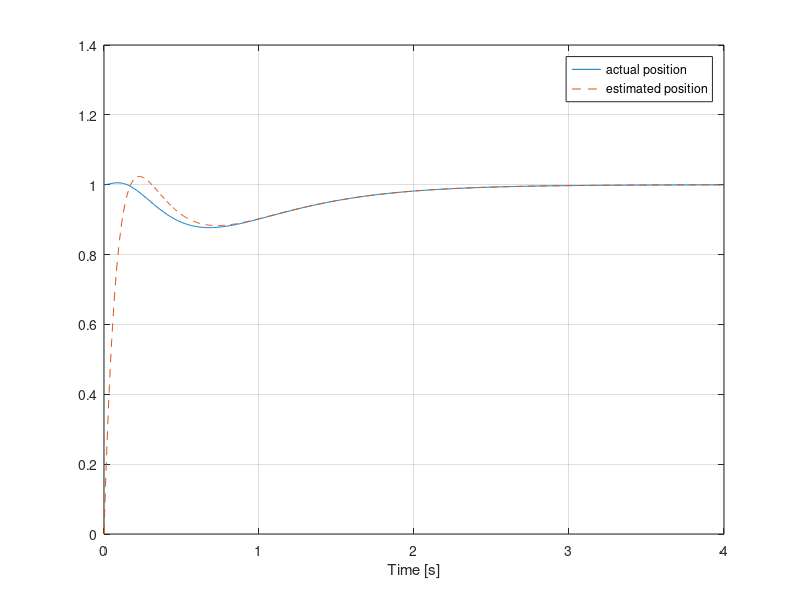

MATLAB code for this plot:
A=[0 1;-2 -3]; B=[0;1]; C=[1 0];
K=place(A,B,[-2 -4]); L=place(A',C',[-8 -10])';
assert(norm(K-[6 3])<1e-8); assert(norm(L-[15;33])<1e-8);
t=(0:.005:4)'; Aa=[A -B*K;L*C A-B*K-L*C]; Ba=[8*B;8*B];
sys=ss(Aa,Ba,eye(4),zeros(4,1)); z=lsim(sys,ones(size(t)),t,[1;0;0;0]);
plot(t,z(:,1),t,z(:,3),'--');legend('actual position','estimated position');xlabel('Time [s]');grid on;
assert(norm(z(end,1:2)-z(end,3:4))<1e-6);
